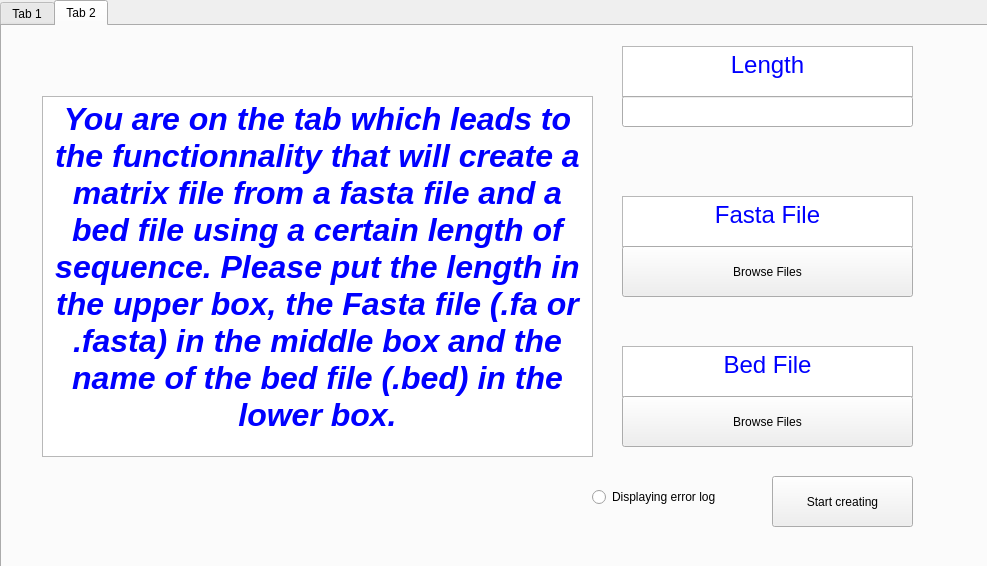
<?xml version="1.0" encoding="UTF-8"?>
<ui version="4.0">
 <class>MainWindow</class>
 <widget class="QMainWindow" name="MainWindow">
  <property name="geometry">
   <rect>
    <x>0</x>
    <y>0</y>
    <width>987</width>
    <height>566</height>
   </rect>
  </property>
  <property name="windowTitle">
   <string>MainWindow</string>
  </property>
  <widget class="QWidget" name="centralWidget">
   <widget class="QTabWidget" name="tabs">
    <property name="geometry">
     <rect>
      <x>0</x>
      <y>0</y>
      <width>991</width>
      <height>571</height>
     </rect>
    </property>
    <property name="toolTip">
     <string>&lt;html&gt;&lt;head/&gt;&lt;body&gt;&lt;p&gt;&lt;span style=&quot; font-weight:600; font-style:italic;&quot;&gt;Tab 1 : Create a txt file&lt;/span&gt;&lt;/p&gt;&lt;p&gt;&lt;span style=&quot; font-weight:600; font-style:italic;&quot;&gt;Tab 2 : Create a mat file&lt;/span&gt;&lt;/p&gt;&lt;/body&gt;&lt;/html&gt;</string>
    </property>
    <property name="whatsThis">
     <string>&lt;html&gt;&lt;head/&gt;&lt;body&gt;&lt;p&gt;&lt;span style=&quot; font-weight:600; font-style:italic;&quot;&gt;Functionnality 2&lt;/span&gt;&lt;/p&gt;&lt;/body&gt;&lt;/html&gt;</string>
    </property>
    <property name="currentIndex">
     <number>1</number>
    </property>
    <widget class="QWidget" name="tab">
     <attribute name="title">
      <string>Tab 1</string>
     </attribute>
     <widget class="QPushButton" name="pushButton">
      <property name="geometry">
       <rect>
        <x>770</x>
        <y>450</y>
        <width>141</width>
        <height>51</height>
       </rect>
      </property>
      <property name="text">
       <string>Start creating</string>
      </property>
     </widget>
     <widget class="QTextBrowser" name="textBrowser">
      <property name="geometry">
       <rect>
        <x>80</x>
        <y>100</y>
        <width>801</width>
        <height>181</height>
       </rect>
      </property>
      <property name="html">
       <string>&lt;!DOCTYPE HTML PUBLIC &quot;-//W3C//DTD HTML 4.0//EN&quot; &quot;http://www.w3.org/TR/REC-html40/strict.dtd&quot;&gt;
&lt;html&gt;&lt;head&gt;&lt;meta name=&quot;qrichtext&quot; content=&quot;1&quot; /&gt;&lt;style type=&quot;text/css&quot;&gt;
p, li { white-space: pre-wrap; }
&lt;/style&gt;&lt;/head&gt;&lt;body style=&quot; font-family:'Ubuntu'; font-size:11pt; font-weight:400; font-style:normal;&quot;&gt;
&lt;p align=&quot;center&quot; style=&quot; margin-top:0px; margin-bottom:0px; margin-left:0px; margin-right:0px; -qt-block-indent:0; text-indent:0px;&quot;&gt;&lt;span style=&quot; font-size:20pt; font-weight:600; font-style:italic; color:#ff0000;&quot;&gt;You are on the tab which leads to the functionnality that will create a txt file from a fasta file and a matrix using a certain threshold. Please put the name of the Matrix file (.mat) in the left box, the Fasta file in the middle box and the threshold in the right box.&lt;/span&gt;&lt;/p&gt;&lt;/body&gt;&lt;/html&gt;</string>
      </property>
     </widget>
     <widget class="QTextBrowser" name="textBrowser_3">
      <property name="geometry">
       <rect>
        <x>80</x>
        <y>300</y>
        <width>241</width>
        <height>51</height>
       </rect>
      </property>
      <property name="html">
       <string>&lt;!DOCTYPE HTML PUBLIC &quot;-//W3C//DTD HTML 4.0//EN&quot; &quot;http://www.w3.org/TR/REC-html40/strict.dtd&quot;&gt;
&lt;html&gt;&lt;head&gt;&lt;meta name=&quot;qrichtext&quot; content=&quot;1&quot; /&gt;&lt;style type=&quot;text/css&quot;&gt;
p, li { white-space: pre-wrap; }
&lt;/style&gt;&lt;/head&gt;&lt;body style=&quot; font-family:'Ubuntu'; font-size:11pt; font-weight:400; font-style:normal;&quot;&gt;
&lt;p align=&quot;center&quot; style=&quot; margin-top:0px; margin-bottom:0px; margin-left:0px; margin-right:0px; -qt-block-indent:0; text-indent:0px;&quot;&gt;&lt;span style=&quot; font-size:18pt; color:#ff0000;&quot;&gt;Mat File&lt;/span&gt;&lt;/p&gt;&lt;/body&gt;&lt;/html&gt;</string>
      </property>
     </widget>
     <widget class="QRadioButton" name="radioButton">
      <property name="geometry">
       <rect>
        <x>590</x>
        <y>460</y>
        <width>171</width>
        <height>21</height>
       </rect>
      </property>
      <property name="text">
       <string>Displaying error log</string>
      </property>
     </widget>
     <widget class="QTextBrowser" name="textBrowser_4">
      <property name="geometry">
       <rect>
        <x>360</x>
        <y>300</y>
        <width>241</width>
        <height>51</height>
       </rect>
      </property>
      <property name="html">
       <string>&lt;!DOCTYPE HTML PUBLIC &quot;-//W3C//DTD HTML 4.0//EN&quot; &quot;http://www.w3.org/TR/REC-html40/strict.dtd&quot;&gt;
&lt;html&gt;&lt;head&gt;&lt;meta name=&quot;qrichtext&quot; content=&quot;1&quot; /&gt;&lt;style type=&quot;text/css&quot;&gt;
p, li { white-space: pre-wrap; }
&lt;/style&gt;&lt;/head&gt;&lt;body style=&quot; font-family:'Ubuntu'; font-size:11pt; font-weight:400; font-style:normal;&quot;&gt;
&lt;p align=&quot;center&quot; style=&quot; margin-top:0px; margin-bottom:0px; margin-left:0px; margin-right:0px; -qt-block-indent:0; text-indent:0px;&quot;&gt;&lt;span style=&quot; font-size:16pt; color:#ff0000;&quot;&gt;Fasta File&lt;/span&gt;&lt;/p&gt;&lt;/body&gt;&lt;/html&gt;</string>
      </property>
     </widget>
     <widget class="QTextBrowser" name="textBrowser_5">
      <property name="geometry">
       <rect>
        <x>650</x>
        <y>300</y>
        <width>241</width>
        <height>51</height>
       </rect>
      </property>
      <property name="html">
       <string>&lt;!DOCTYPE HTML PUBLIC &quot;-//W3C//DTD HTML 4.0//EN&quot; &quot;http://www.w3.org/TR/REC-html40/strict.dtd&quot;&gt;
&lt;html&gt;&lt;head&gt;&lt;meta name=&quot;qrichtext&quot; content=&quot;1&quot; /&gt;&lt;style type=&quot;text/css&quot;&gt;
p, li { white-space: pre-wrap; }
&lt;/style&gt;&lt;/head&gt;&lt;body style=&quot; font-family:'Ubuntu'; font-size:11pt; font-weight:400; font-style:normal;&quot;&gt;
&lt;p align=&quot;center&quot; style=&quot; margin-top:0px; margin-bottom:0px; margin-left:0px; margin-right:0px; -qt-block-indent:0; text-indent:0px;&quot;&gt;&lt;span style=&quot; font-size:16pt; color:#ff0000;&quot;&gt;Threshold&lt;/span&gt;&lt;/p&gt;&lt;/body&gt;&lt;/html&gt;</string>
      </property>
     </widget>
     <widget class="QPushButton" name="pushButton_3">
      <property name="geometry">
       <rect>
        <x>80</x>
        <y>350</y>
        <width>241</width>
        <height>51</height>
       </rect>
      </property>
      <property name="text">
       <string>Browse Files</string>
      </property>
     </widget>
     <widget class="QPushButton" name="pushButton_4">
      <property name="geometry">
       <rect>
        <x>360</x>
        <y>350</y>
        <width>241</width>
        <height>51</height>
       </rect>
      </property>
      <property name="text">
       <string>Browse Files</string>
      </property>
     </widget>
     <widget class="QTextEdit" name="textEdito">
      <property name="geometry">
       <rect>
        <x>650</x>
        <y>350</y>
        <width>241</width>
        <height>41</height>
       </rect>
      </property>
     </widget>
    </widget>
    <widget class="QWidget" name="tab_2">
     <attribute name="title">
      <string>Tab 2</string>
     </attribute>
     <widget class="QPushButton" name="ButtonFunction2">
      <property name="geometry">
       <rect>
        <x>770</x>
        <y>450</y>
        <width>141</width>
        <height>51</height>
       </rect>
      </property>
      <property name="text">
       <string>Start creating</string>
      </property>
     </widget>
     <widget class="QTextBrowser" name="textBrowser_2">
      <property name="geometry">
       <rect>
        <x>40</x>
        <y>70</y>
        <width>551</width>
        <height>361</height>
       </rect>
      </property>
      <property name="html">
       <string>&lt;!DOCTYPE HTML PUBLIC &quot;-//W3C//DTD HTML 4.0//EN&quot; &quot;http://www.w3.org/TR/REC-html40/strict.dtd&quot;&gt;
&lt;html&gt;&lt;head&gt;&lt;meta name=&quot;qrichtext&quot; content=&quot;1&quot; /&gt;&lt;style type=&quot;text/css&quot;&gt;
p, li { white-space: pre-wrap; }
&lt;/style&gt;&lt;/head&gt;&lt;body style=&quot; font-family:'Ubuntu'; font-size:11pt; font-weight:400; font-style:normal;&quot;&gt;
&lt;p align=&quot;center&quot; style=&quot; margin-top:0px; margin-bottom:0px; margin-left:0px; margin-right:0px; -qt-block-indent:0; text-indent:0px;&quot;&gt;&lt;span style=&quot; font-size:24pt; font-weight:600; font-style:italic; color:#0000ff;&quot;&gt;You are on the tab which leads to the functionnality that will create a matrix file from a fasta file and a bed file using a certain length of sequence. Please put the length in the upper box, the Fasta file (.fa or .fasta) in the middle box and the name of the bed file (.bed) in the lower box.&lt;/span&gt;&lt;/p&gt;&lt;/body&gt;&lt;/html&gt;</string>
      </property>
     </widget>
     <widget class="QRadioButton" name="radioButton_2">
      <property name="geometry">
       <rect>
        <x>590</x>
        <y>460</y>
        <width>171</width>
        <height>22</height>
       </rect>
      </property>
      <property name="text">
       <string>Displaying error log</string>
      </property>
     </widget>
     <widget class="QTextBrowser" name="textBrowser_6">
      <property name="geometry">
       <rect>
        <x>620</x>
        <y>20</y>
        <width>291</width>
        <height>51</height>
       </rect>
      </property>
      <property name="html">
       <string>&lt;!DOCTYPE HTML PUBLIC &quot;-//W3C//DTD HTML 4.0//EN&quot; &quot;http://www.w3.org/TR/REC-html40/strict.dtd&quot;&gt;
&lt;html&gt;&lt;head&gt;&lt;meta name=&quot;qrichtext&quot; content=&quot;1&quot; /&gt;&lt;style type=&quot;text/css&quot;&gt;
p, li { white-space: pre-wrap; }
&lt;/style&gt;&lt;/head&gt;&lt;body style=&quot; font-family:'Ubuntu'; font-size:11pt; font-weight:400; font-style:normal;&quot;&gt;
&lt;p align=&quot;center&quot; style=&quot; margin-top:0px; margin-bottom:0px; margin-left:0px; margin-right:0px; -qt-block-indent:0; text-indent:0px;&quot;&gt;&lt;span style=&quot; font-size:18pt; color:#0000ff;&quot;&gt;Length&lt;/span&gt;&lt;/p&gt;&lt;/body&gt;&lt;/html&gt;</string>
      </property>
     </widget>
     <widget class="QTextBrowser" name="textBrowser_7">
      <property name="geometry">
       <rect>
        <x>620</x>
        <y>170</y>
        <width>291</width>
        <height>51</height>
       </rect>
      </property>
      <property name="html">
       <string>&lt;!DOCTYPE HTML PUBLIC &quot;-//W3C//DTD HTML 4.0//EN&quot; &quot;http://www.w3.org/TR/REC-html40/strict.dtd&quot;&gt;
&lt;html&gt;&lt;head&gt;&lt;meta name=&quot;qrichtext&quot; content=&quot;1&quot; /&gt;&lt;style type=&quot;text/css&quot;&gt;
p, li { white-space: pre-wrap; }
&lt;/style&gt;&lt;/head&gt;&lt;body style=&quot; font-family:'Ubuntu'; font-size:11pt; font-weight:400; font-style:normal;&quot;&gt;
&lt;p align=&quot;center&quot; style=&quot; margin-top:0px; margin-bottom:0px; margin-left:0px; margin-right:0px; -qt-block-indent:0; text-indent:0px;&quot;&gt;&lt;span style=&quot; font-size:18pt; color:#0000ff;&quot;&gt;Fasta File&lt;/span&gt;&lt;/p&gt;&lt;/body&gt;&lt;/html&gt;</string>
      </property>
     </widget>
     <widget class="QTextBrowser" name="textBrowser_8">
      <property name="geometry">
       <rect>
        <x>620</x>
        <y>320</y>
        <width>291</width>
        <height>51</height>
       </rect>
      </property>
      <property name="html">
       <string>&lt;!DOCTYPE HTML PUBLIC &quot;-//W3C//DTD HTML 4.0//EN&quot; &quot;http://www.w3.org/TR/REC-html40/strict.dtd&quot;&gt;
&lt;html&gt;&lt;head&gt;&lt;meta name=&quot;qrichtext&quot; content=&quot;1&quot; /&gt;&lt;style type=&quot;text/css&quot;&gt;
p, li { white-space: pre-wrap; }
&lt;/style&gt;&lt;/head&gt;&lt;body style=&quot; font-family:'Ubuntu'; font-size:11pt; font-weight:400; font-style:normal;&quot;&gt;
&lt;p align=&quot;center&quot; style=&quot; margin-top:0px; margin-bottom:0px; margin-left:0px; margin-right:0px; -qt-block-indent:0; text-indent:0px;&quot;&gt;&lt;span style=&quot; font-size:18pt; color:#0000ff;&quot;&gt;Bed File&lt;/span&gt;&lt;/p&gt;&lt;/body&gt;&lt;/html&gt;</string>
      </property>
     </widget>
     <widget class="QPushButton" name="FastaButton_Tab2">
      <property name="geometry">
       <rect>
        <x>620</x>
        <y>220</y>
        <width>291</width>
        <height>51</height>
       </rect>
      </property>
      <property name="text">
       <string>Browse Files</string>
      </property>
     </widget>
     <widget class="QPushButton" name="BedButton">
      <property name="geometry">
       <rect>
        <x>620</x>
        <y>370</y>
        <width>291</width>
        <height>51</height>
       </rect>
      </property>
      <property name="text">
       <string>Browse Files</string>
      </property>
     </widget>
     <widget class="QLineEdit" name="LengthLine">
      <property name="geometry">
       <rect>
        <x>620</x>
        <y>70</y>
        <width>291</width>
        <height>31</height>
       </rect>
      </property>
     </widget>
    </widget>
   </widget>
  </widget>
 </widget>
 <layoutdefault spacing="6" margin="11"/>
 <resources/>
 <connections/>
</ui>
